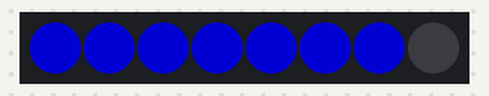
A program run on a simulated ESP32 board running MicroPython. Shown: 8 RGB LEDs in strip order, left to right. Dim RGB values are drawn brighter than linear. At 6.1 s the program stops and its outputs stay as they are.

Above: at 0.48 s.
At 5.81 s:
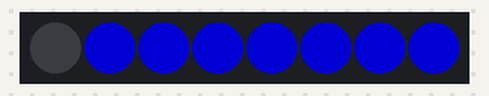
Timing chart, 0 to 7.6 s (numbered marks = the images above):
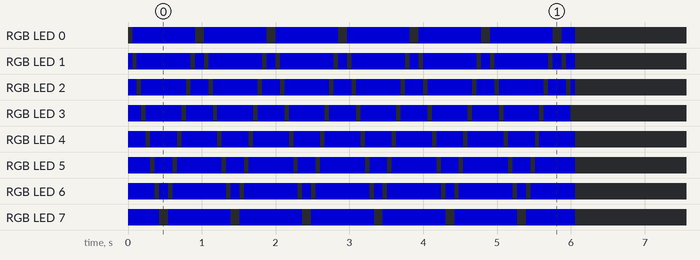

The program:

neopixel4.py
```python
from machine import Pin
from neopixel import NeoPixel
from time import sleep_ms

np = NeoPixel(Pin(14), 8)
n = np.n

for i in range(100):
    for j in range(n):
        np[j] = (0, 0, 128)
    if (i // n) % 2 == 0:
        np[i % n] = (0, 0, 0)
    else:
        np[n - 1 - (i % n)] = (0, 0, 0)
    np.write()
    sleep_ms(60)

for i in range(8):
    np[i] = (0, 0, 0)
np.write()
```

Measured:
- by itself, RGB LED 0: goes 6 × (RGB(0, 0, 128) 0.85 s, off 0.12 s), RGB(0, 0, 128) 0.18 s, then off
- by itself, RGB LED 1: repeats every 0.97 s: off 0.06 s, RGB(0, 0, 128) 0.73 s, off 0.06 s, RGB(0, 0, 128) 0.12 s
- by itself, RGB LED 2: repeats every 0.97 s: off 0.06 s, RGB(0, 0, 128) 0.61 s, off 0.06 s, RGB(0, 0, 128) 0.24 s
- by itself, RGB LED 3: repeats every 0.97 s: off 0.06 s, RGB(0, 0, 128) 0.48 s, off 0.06 s, RGB(0, 0, 128) 0.36 s, until it stays off from 6.0 s
- by itself, RGB LED 4: repeats every 0.97 s: off 0.06 s, RGB(0, 0, 128) 0.36 s, off 0.06 s, RGB(0, 0, 128) 0.48 s, until it stays off from 6.1 s
- by itself, RGB LED 5: repeats every 0.97 s: off 0.06 s, RGB(0, 0, 128) 0.24 s, off 0.06 s, RGB(0, 0, 128) 0.61 s, until it stays off from 6.1 s
- by itself, RGB LED 6: repeats every 0.97 s: off 0.06 s, RGB(0, 0, 128) 0.12 s, off 0.06 s, RGB(0, 0, 128) 0.73 s
- by itself, RGB LED 7: goes RGB(0, 0, 128) 0.42 s, 5 × (off 0.12 s, RGB(0, 0, 128) 0.85 s), off 0.12 s, RGB(0, 0, 128) 0.67 s, then off
